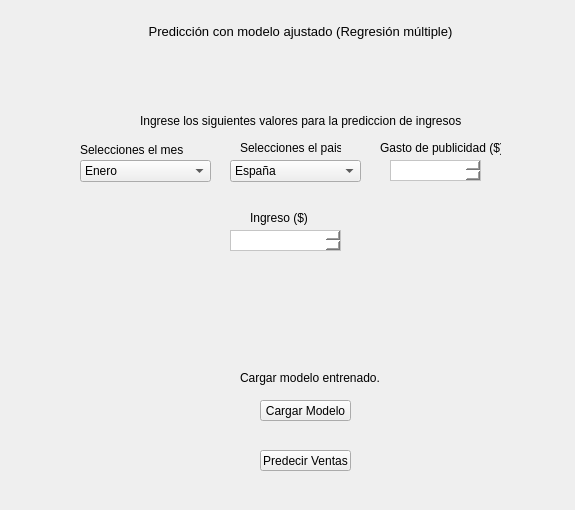
<?xml version="1.0" encoding="UTF-8"?>
<ui version="4.0">
 <class>DataSetPrediccion</class>
 <widget class="QMainWindow" name="DataSetPrediccion">
  <property name="geometry">
   <rect>
    <x>0</x>
    <y>0</y>
    <width>575</width>
    <height>510</height>
   </rect>
  </property>
  <property name="windowTitle">
   <string>MainWindow</string>
  </property>
  <widget class="QWidget" name="centralwidget">
   <widget class="QLabel" name="label">
    <property name="geometry">
     <rect>
      <x>120</x>
      <y>10</y>
      <width>361</width>
      <height>31</height>
     </rect>
    </property>
    <property name="text">
     <string>&lt;html&gt;&lt;head/&gt;&lt;body&gt;&lt;p align=&quot;center&quot;&gt;&lt;span style=&quot; font-size:16pt; vertical-align:sub;&quot;&gt;Predicción con modelo ajustado (Regresión múltiple)&lt;/span&gt;&lt;/p&gt;&lt;/body&gt;&lt;/html&gt;</string>
    </property>
   </widget>
   <widget class="QLabel" name="label_2">
    <property name="geometry">
     <rect>
      <x>80</x>
      <y>140</y>
      <width>131</width>
      <height>20</height>
     </rect>
    </property>
    <property name="text">
     <string>Selecciones el mes</string>
    </property>
   </widget>
   <widget class="QLabel" name="label_3">
    <property name="geometry">
     <rect>
      <x>240</x>
      <y>140</y>
      <width>101</width>
      <height>16</height>
     </rect>
    </property>
    <property name="text">
     <string>Selecciones el pais</string>
    </property>
   </widget>
   <widget class="QLabel" name="label_4">
    <property name="geometry">
     <rect>
      <x>380</x>
      <y>140</y>
      <width>121</width>
      <height>16</height>
     </rect>
    </property>
    <property name="text">
     <string>Gasto de publicidad ($)</string>
    </property>
   </widget>
   <widget class="QTextEdit" name="txtpublicidad">
    <property name="geometry">
     <rect>
      <x>390</x>
      <y>160</y>
      <width>91</width>
      <height>21</height>
     </rect>
    </property>
    <property name="styleSheet">
     <string notr="true">background-color: rgb(255, 255, 255);
font: 8pt &quot;MS Shell Dlg 2&quot;;</string>
    </property>
   </widget>
   <widget class="QLabel" name="label_5">
    <property name="geometry">
     <rect>
      <x>140</x>
      <y>110</y>
      <width>321</width>
      <height>21</height>
     </rect>
    </property>
    <property name="text">
     <string>Ingrese los siguientes valores para la prediccion de ingresos:</string>
    </property>
   </widget>
   <widget class="QTextEdit" name="textEdit">
    <property name="geometry">
     <rect>
      <x>230</x>
      <y>230</y>
      <width>111</width>
      <height>21</height>
     </rect>
    </property>
    <property name="styleSheet">
     <string notr="true">background-color: rgb(255, 255, 255);</string>
    </property>
   </widget>
   <widget class="QLabel" name="label_6">
    <property name="geometry">
     <rect>
      <x>250</x>
      <y>210</y>
      <width>61</width>
      <height>16</height>
     </rect>
    </property>
    <property name="text">
     <string>Ingreso ($)</string>
    </property>
   </widget>
   <widget class="QLabel" name="e1">
    <property name="geometry">
     <rect>
      <x>20</x>
      <y>270</y>
      <width>271</width>
      <height>21</height>
     </rect>
    </property>
    <property name="text">
     <string/>
    </property>
   </widget>
   <widget class="QComboBox" name="meses">
    <property name="geometry">
     <rect>
      <x>80</x>
      <y>160</y>
      <width>131</width>
      <height>22</height>
     </rect>
    </property>
    <item>
     <property name="text">
      <string>Enero</string>
     </property>
    </item>
    <item>
     <property name="text">
      <string>Febrero</string>
     </property>
    </item>
    <item>
     <property name="text">
      <string>Marzo</string>
     </property>
    </item>
    <item>
     <property name="text">
      <string>Abril</string>
     </property>
    </item>
    <item>
     <property name="text">
      <string>Mayo</string>
     </property>
    </item>
    <item>
     <property name="text">
      <string>Junio</string>
     </property>
    </item>
    <item>
     <property name="text">
      <string>Julio</string>
     </property>
    </item>
    <item>
     <property name="text">
      <string>Agosto</string>
     </property>
    </item>
    <item>
     <property name="text">
      <string>Septiembre</string>
     </property>
    </item>
    <item>
     <property name="text">
      <string>Octubre</string>
     </property>
    </item>
    <item>
     <property name="text">
      <string>Noviembre</string>
     </property>
    </item>
    <item>
     <property name="text">
      <string>Diciembre</string>
     </property>
    </item>
   </widget>
   <widget class="QComboBox" name="paises">
    <property name="geometry">
     <rect>
      <x>230</x>
      <y>160</y>
      <width>131</width>
      <height>22</height>
     </rect>
    </property>
    <item>
     <property name="text">
      <string>España</string>
     </property>
    </item>
    <item>
     <property name="text">
      <string>Holanda</string>
     </property>
    </item>
    <item>
     <property name="text">
      <string>Bélgica</string>
     </property>
    </item>
    <item>
     <property name="text">
      <string>Alemania</string>
     </property>
    </item>
    <item>
     <property name="text">
      <string>Francia</string>
     </property>
    </item>
    <item>
     <property name="text">
      <string>Gran Bretaña</string>
     </property>
    </item>
    <item>
     <property name="text">
      <string>Irlanda</string>
     </property>
    </item>
    <item>
     <property name="text">
      <string>Italia</string>
     </property>
    </item>
    <item>
     <property name="text">
      <string>Suecia</string>
     </property>
    </item>
    <item>
     <property name="text">
      <string>Noruega</string>
     </property>
    </item>
    <item>
     <property name="text">
      <string>Dinamarca</string>
     </property>
    </item>
    <item>
     <property name="text">
      <string>Estados Unidos</string>
     </property>
    </item>
    <item>
     <property name="text">
      <string>Suiza</string>
     </property>
    </item>
    <item>
     <property name="text">
      <string>Austria</string>
     </property>
    </item>
    <item>
     <property name="text">
      <string>Rusia</string>
     </property>
    </item>
    <item>
     <property name="text">
      <string>Países del Este</string>
     </property>
    </item>
    <item>
     <property name="text">
      <string>Resto de Europa</string>
     </property>
    </item>
    <item>
     <property name="text">
      <string>Colombia</string>
     </property>
    </item>
    <item>
     <property name="text">
      <string>Resto de América</string>
     </property>
    </item>
    <item>
     <property name="text">
      <string>Resto del Mundo</string>
     </property>
    </item>
   </widget>
   <widget class="QLabel" name="e2">
    <property name="geometry">
     <rect>
      <x>20</x>
      <y>300</y>
      <width>301</width>
      <height>16</height>
     </rect>
    </property>
    <property name="text">
     <string/>
    </property>
   </widget>
   <widget class="QLabel" name="e3">
    <property name="geometry">
     <rect>
      <x>20</x>
      <y>330</y>
      <width>501</width>
      <height>21</height>
     </rect>
    </property>
    <property name="text">
     <string/>
    </property>
   </widget>
   <widget class="QPushButton" name="CargarM">
    <property name="geometry">
     <rect>
      <x>260</x>
      <y>400</y>
      <width>91</width>
      <height>21</height>
     </rect>
    </property>
    <property name="text">
     <string>Cargar Modelo</string>
    </property>
   </widget>
   <widget class="QLabel" name="label_7">
    <property name="geometry">
     <rect>
      <x>240</x>
      <y>370</y>
      <width>141</width>
      <height>16</height>
     </rect>
    </property>
    <property name="text">
     <string>Cargar modelo entrenado.</string>
    </property>
   </widget>
   <widget class="QPushButton" name="btnPVentas">
    <property name="geometry">
     <rect>
      <x>260</x>
      <y>450</y>
      <width>91</width>
      <height>21</height>
     </rect>
    </property>
    <property name="text">
     <string>Predecir Ventas</string>
    </property>
   </widget>
  </widget>
 </widget>
 <resources/>
 <connections/>
</ui>
